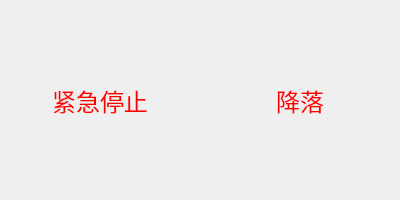
<?xml version="1.0" encoding="UTF-8"?>
<ui version="4.0">
 <class>StopFlyDialog</class>
 <widget class="QDialog" name="StopFlyDialog">
  <property name="geometry">
   <rect>
    <x>0</x>
    <y>0</y>
    <width>400</width>
    <height>200</height>
   </rect>
  </property>
  <property name="maximumSize">
   <size>
    <width>400</width>
    <height>200</height>
   </size>
  </property>
  <property name="windowTitle">
   <string>紧急停止</string>
  </property>
  <property name="styleSheet">
   <string notr="true">QToolButton{
color:red;
border-radius:0px;
font-size:24px;
}</string>
  </property>
  <layout class="QGridLayout" name="gridLayout">
   <property name="leftMargin">
    <number>0</number>
   </property>
   <property name="topMargin">
    <number>0</number>
   </property>
   <property name="rightMargin">
    <number>0</number>
   </property>
   <property name="bottomMargin">
    <number>0</number>
   </property>
   <property name="spacing">
    <number>0</number>
   </property>
   <item row="0" column="0">
    <widget class="QToolButton" name="btnStopFly">
     <property name="minimumSize">
      <size>
       <width>200</width>
       <height>200</height>
      </size>
     </property>
     <property name="focusPolicy">
      <enum>Qt::NoFocus</enum>
     </property>
     <property name="styleSheet">
      <string notr="true"/>
     </property>
     <property name="text">
      <string>紧急停止</string>
     </property>
     <property name="icon">
      <iconset resource="uavmanage.qrc">
       <normaloff>:/res/images/flystop.png</normaloff>:/res/images/flystop.png</iconset>
     </property>
     <property name="iconSize">
      <size>
       <width>140</width>
       <height>140</height>
      </size>
     </property>
     <property name="toolButtonStyle">
      <enum>Qt::ToolButtonTextUnderIcon</enum>
     </property>
    </widget>
   </item>
   <item row="0" column="1">
    <widget class="QToolButton" name="btnFlyLandCont">
     <property name="minimumSize">
      <size>
       <width>200</width>
       <height>200</height>
      </size>
     </property>
     <property name="focusPolicy">
      <enum>Qt::NoFocus</enum>
     </property>
     <property name="text">
      <string>降落</string>
     </property>
     <property name="icon">
      <iconset resource="uavmanage.qrc">
       <normaloff>:/res/images/flyland.png</normaloff>:/res/images/flyland.png</iconset>
     </property>
     <property name="iconSize">
      <size>
       <width>140</width>
       <height>140</height>
      </size>
     </property>
     <property name="toolButtonStyle">
      <enum>Qt::ToolButtonTextUnderIcon</enum>
     </property>
    </widget>
   </item>
  </layout>
 </widget>
 <layoutdefault spacing="6" margin="11"/>
 <tabstops>
  <tabstop>btnStopFly</tabstop>
  <tabstop>btnFlyLandCont</tabstop>
 </tabstops>
 <resources>
  <include location="uavmanage.qrc"/>
 </resources>
 <connections/>
</ui>
